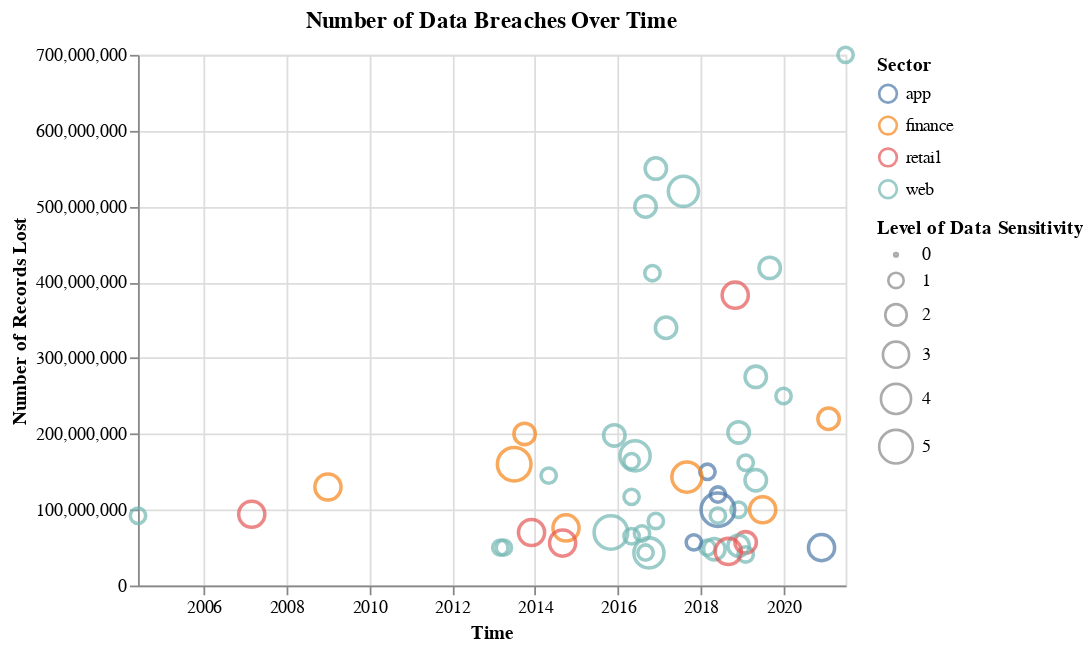

The notebook cell this image was saved under:
### Code cell
# consider add interactiveness?
scatter_breaches_over_time = alt.Chart(top_breaches).mark_point().encode(
    x = alt.X("date:T", title = "Time"),
    y = alt.Y("records_lost", title = "Number of Records Lost"),
    size = alt.Size("data_sensitivity", title = "Level of Data Sensitivity"),
    color = alt.Color("sector", title = "Sector"),
    tooltip = ["source_name"]
).properties(
    title = "Number of Data Breaches Over Time"
)

# Show the plot
scatter_breaches_over_time

### Figure 1 — Vega-Lite specification as saved in the notebook (floating-point values rounded to 4 significant figures)
{"$schema": "https://vega.github.io/schema/vega-lite/v4.17.0.json", "config": {"view": {"continuousHeight": 300, "continuousWidth": 400}}, "data": {"name": "data-1e6c9f64285931c06bfda9ccf09f66bc"}, "datasets": {"data-1e6c9f64285931c06bfda9ccf09f66bc": [{"data_sensitivity": 1, "date": "2021-07-01T00:00:00", "index": 10, "method": "hacked", "organisation": "Linkedin", "records_lost": 700000000, "sector": "web", "source_name": "9 to 5 mac", "year": 2021}, {"data_sensitivity": 2, "date": "2021-02-01T00:00:00", "index": 21, "method": "hacked", "organisation": "Experian Brazil", "records_lost": 220000000, "sector": "finance", "source_name": "ZDNet", "year": 2021}, {"data_sensitivity": 3, "date": "2020-12-01T00:00:00", "index": 28, "method": "hacked", "organisation": "SolarWinds", "records_lost": 50000000, "sector": "app", "source_name": "New York Times", "year": 2020}, {"data_sensitivity": 1, "date": "2020-01-01T00:00:00", "index": 41, "method": "poor security", "organisation": "Microsoft", "records_lost": 250000000, "sector": "web", "source_name": "Forbes", "year": 2020}, {"data_sensitivity": 2, "date": "2019-05-01T00:00:00", "index": 56, "method": "hacked", "organisation": "Canva", "records_lost": 139000000, "sector": "web", "source_name": "ZDNet", "year": 2019}, {"data_sensitivity": 1, "date": "2019-02-01T00:00:00", "index": 62, "method": "hacked", "organisation": "Dubsmash", "records_lost": 162000000, "sector": "web", "source_name": "The Register", "year": 2019}, {"data_sensitivity": 1, "date": "2019-02-01T00:00:00", "index": 63, "method": "hacked", "organisation": "ShareThis", "records_lost": 41000000, "sector": "web", "source_name": "The Register", "year": 2019}, {"data_sensitivity": 2, "date": "2019-02-01T00:00:00", "index": 77, "method": "hacked", "organisation": "Houzz", "records_lost": 57000000, "sector": "retail", "source_name": "Techcrunch", "year": 2019}, {"data_sensitivity": 2, "date": "2019-05-01T00:00:00", "index": 86, "method": "poor security", "organisation": "Indian citizens", "records_lost": 275265298, "sector": "web", "source_name": "Bleeping Computer", "year": 2019}, {"data_sensitivity": 3, "date": "2019-07-01T00:00:00", "index": 88, "method": "hacked", "organisation": "Capital One", "records_lost": 100000000, "sector": "finance", "source_name": "Forbes", "year": 2019}, {"data_sensitivity": 2, "date": "2019-09-01T00:00:00", "index": 90, "method": "poor security", "organisation": "Facebook", "records_lost": 419000000, "sector": "web", "source_name": "Fast Company", "year": 2019}, {"data_sensitivity": 2, "date": "2018-12-01T00:00:00", "index": 98, "method": "poor security", "organisation": "Chinese resume leak", "records_lost": 202000000, "sector": "web", "source_name": "HackenProof", "year": 2018}, {"data_sensitivity": 2, "date": "2018-12-01T00:00:00", "index": 99, "method": "poor security", "organisation": "Google+", "records_lost": 52500000, "sector": "web", "source_name": "The Verge", "year": 2018}, {"data_sensitivity": 1, "date": "2018-12-01T00:00:00", "index": 100, "method": "hacked", "organisation": "Quora", "records_lost": 100000000, "sector": "web", "source_name": "NY Times", "year": 2018}, {"data_sensitivity": 3, "date": "2018-11-01T00:00:00", "index": 101, "method": "hacked", "organisation": "Marriott International", "records_lost": 383000000, "sector": "retail", "source_name": "NY Times, CNET", "year": 2018}, {"data_sensitivity": 1, "date": "2018-03-01T00:00:00", "index": 103, "method": "hacked", "organisation": "Facebook", "records_lost": 50000000, "sector": "web", "source_name": "Guardian", "year": 2018}, {"data_sensitivity": 1, "date": "2018-06-01T00:00:00", "index": 106, "method": "hacked", "organisation": "MyHeritage", "records_lost": 92283889, "sector": "web", "source_name": "Bloomberg", "year": 2018}, {"data_sensitivity": 1, "date": "2018-03-01T00:00:00", "index": 112, "method": "hacked", "organisation": "MyFitnessPal", "records_lost": 150000000, "sector": "app", "source_name": "Guardian", "year": 2018}, {"data_sensitivity": 1, "date": "2018-06-01T00:00:00", "index": 114, "method": "poor security", "organisation": "Nametests", "records_lost": 120000000, "sector": "app", "source_name": "Medium", "year": 2018}, {"data_sensitivity": 5, "date": "2018-06-01T00:00:00", "index": 116, "method": "poor security", "organisation": "Firebase", "records_lost": 100000000, "sector": "app", "source_name": "Bleeping Computer", "year": 2018}, {"data_sensitivity": 2, "date": "2018-05-01T00:00:00", "index": 121, "method": "poor security", "organisation": "LocalBlox", "records_lost": 48000000, "sector": "web", "source_name": "UpGuard", "year": 2018}, {"data_sensitivity": 3, "date": "2018-09-01T00:00:00", "index": 133, "method": "hacked", "organisation": "Newegg", "records_lost": 45000000, "sector": "retail", "source_name": "TechCrunch", "year": 2018}, {"data_sensitivity": 1, "date": "2017-11-01T00:00:00", "index": 139, "method": "hacked", "organisation": "Uber", "records_lost": 57000000, "sector": "app", "source_name": "Bloomberg", "year": 2017}, {"data_sensitivity": 4, "date": "2017-08-01T00:00:00", "index": 142, "method": "poor security", "organisation": "Spambot", "records_lost": 520000000, "sector": "web", "source_name": "The Guardian", "year": 2017}, {"data_sensitivity": 2, "date": "2017-03-01T00:00:00", "index": 149, "method": "oops!", "organisation": "River City Media", "records_lost": 340000000, "sector": "web", "source_name": "Guardian", "year": 2017}, {"data_sensitivity": 4, "date": "2017-09-01T00:00:00", "index": 159, "method": "hacked", "organisation": "Equifax", "records_lost": 143000000, "sector": "finance", "source_name": "UK Gov", "year": 2017}, {"data_sensitivity": 1, "date": "2016-05-01T00:00:00", "index": 161, "method": "hacked", "organisation": "LinkedIn", "records_lost": 117000000, "sector": "web", "source_name": "CNN", "year": 2016}, {"data_sensitivity": 1, "date": "2016-05-01T00:00:00", "index": 162, "method": "hacked", "organisation": "Tumblr", "records_lost": 65000000, "sector": "web", "source_name": "Vice", "year": 2016}, {"data_sensitivity": 2, "date": "2016-09-01T00:00:00", "index": 163, "method": "hacked", "organisation": "Yahoo", "records_lost": 500000000, "sector": "web", "source_name": "CNBC", "year": 2016}, {"data_sensitivity": 4, "date": "2016-06-01T00:00:00", "index": 179, "method": "hacked", "organisation": "VK", "records_lost": 171000000, "sector": "web", "source_name": "Motherboard", "year": 2016}, {"data_sensitivity": 1, "date": "2016-05-01T00:00:00", "index": 182, "method": "hacked", "organisation": "MySpace", "records_lost": 164000000, "sector": "web", "source_name": "Vice", "year": 2016}, {"data_sensitivity": 1, "date": "2016-12-01T00:00:00", "index": 186, "method": "hacked", "organisation": "Dailymotion", "records_lost": 85200000, "sector": "web", "source_name": "ZDNet", "year": 2016}, {"data_sensitivity": 4, "date": "2016-10-01T00:00:00", "index": 187, "method": "hacked", "organisation": "Weebly", "records_lost": 43000000, "sector": "web", "source_name": "Tech Crunch", "year": 2016}, {"data_sensitivity": 1, "date": "2016-11-01T00:00:00", "index": 190, "method": "hacked", "organisation": "Friend Finder Network", "records_lost": 412000000, "sector": "web", "source_name": "ZDNet", "year": 2016}, {"data_sensitivity": 2, "date": "2015-12-01T00:00:00", "index": 197, "method": "poor security", "organisation": "Deep Root Analytics", "records_lost": 198000000, "sector": "web", "source_name": "Reuters, UpGuard", "year": 2015}, {"data_sensitivity": 5, "date": "2015-11-01T00:00:00", "index": 210, "method": "hacked", "organisation": "Securus Technologies", "records_lost": 70000000, "sector": "web", "source_name": "The Intercept", "year": 2015}, {"data_sensitivity": 1, "date": "2014-05-01T00:00:00", "index": 224, "method": "hacked", "organisation": "Ebay", "records_lost": 145000000, "sector": "web", "source_name": "Business Insider", "year": 2014}, {"data_sensitivity": 3, "date": "2014-10-01T00:00:00", "index": 227, "method": "hacked", "organisation": "JP Morgan Chase", "records_lost": 76000000, "sector": "finance", "source_name": "Deal Book", "year": 2014}, {"data_sensitivity": 3, "date": "2014-09-01T00:00:00", "index": 233, "method": "hacked", "organisation": "Home Depot", "records_lost": 56000000, "sector": "retail", "source_name": "Krebs on Security", "year": 2014}, {"data_sensitivity": 5, "date": "2013-07-01T00:00:00", "index": 237, "method": "hacked", "organisation": "Massive American business hack", "records_lost": 160000000, "sector": "finance", "source_name": "Technology Review", "year": 2013}, {"data_sensitivity": 1, "date": "2013-04-01T00:00:00", "index": 242, "method": "hacked", "organisation": "Living Social", "records_lost": 50000000, "sector": "web", "source_name": "Naked Security, New York Times", "year": 2013}, {"data_sensitivity": 2, "date": "2016-12-01T00:00:00", "index": 243, "method": "hacked", "organisation": "Yahoo", "records_lost": 550000000, "sector": "web", "source_name": "NY Times, BBC", "year": 2013}, {"data_sensitivity": 1, "date": "2013-03-01T00:00:00", "index": 259, "method": "hacked", "organisation": "Evernote", "records_lost": 50000000, "sector": "web", "source_name": "Wired, Digital Trends", "year": 2013}, {"data_sensitivity": 2, "date": "2013-10-01T00:00:00", "index": 266, "method": "inside job", "organisation": "Court Ventures", "records_lost": 200000000, "sector": "finance", "source_name": "NY Times, Gov Tech", "year": 2013}, {"data_sensitivity": 3, "date": "2013-12-01T00:00:00", "index": 271, "method": "hacked", "organisation": "Target", "records_lost": 70000000, "sector": "retail", "source_name": "Huffington Post", "year": 2013}, {"data_sensitivity": 1, "date": "2016-09-01T00:00:00", "index": 287, "method": "hacked", "organisation": "Last.fm", "records_lost": 43500000, "sector": "web", "source_name": "ZD Net", "year": 2012}, {"data_sensitivity": 1, "date": "2016-08-01T00:00:00", "index": 294, "method": "hacked", "organisation": "Dropbox", "records_lost": 68700000, "sector": "web", "source_name": "The Telegraph", "year": 2012}, {"data_sensitivity": 3, "date": "2009-01-01T00:00:00", "index": 345, "method": "hacked", "organisation": "Heartland", "records_lost": 130000000, "sector": "finance", "source_name": "Dark Reading", "year": 2009}, {"data_sensitivity": 3, "date": "2007-03-01T00:00:00", "index": 379, "method": "hacked", "organisation": "TK / TJ Maxx", "records_lost": 94000000, "sector": "retail", "source_name": "ZD Net", "year": 2007}, {"data_sensitivity": 1, "date": "2004-06-01T00:00:00", "index": 391, "method": "inside job", "organisation": "AOL", "records_lost": 92000000, "sector": "web", "source_name": "CNN", "year": 2004}]}, "encoding": {"color": {"field": "sector", "title": "Sector", "type": "nominal"}, "size": {"field": "data_sensitivity", "title": "Level of Data Sensitivity", "type": "quantitative"}, "tooltip": [{"field": "source_name", "type": "nominal"}], "x": {"field": "date", "title": "Time", "type": "temporal"}, "y": {"field": "records_lost", "title": "Number of Records Lost", "type": "quantitative"}}, "mark": "point", "title": "Number of Data Breaches Over Time"}
